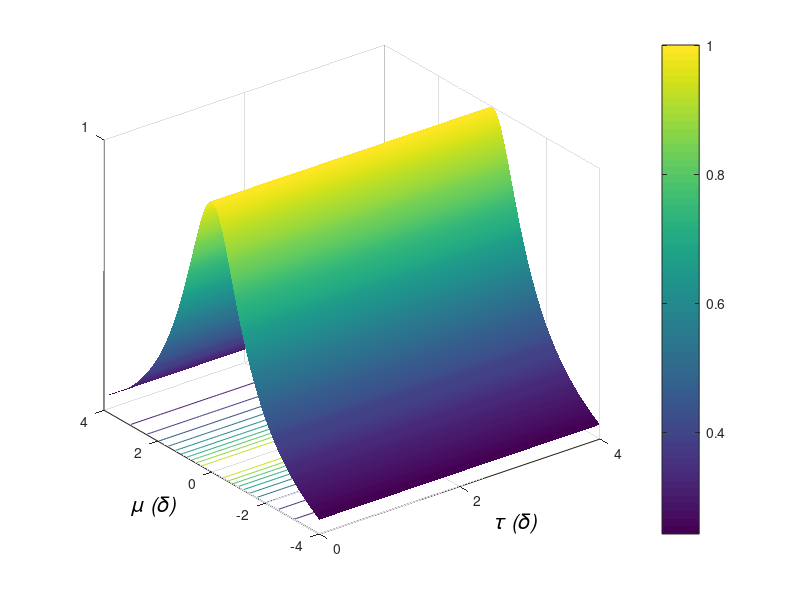

This chart was generated by the following MATLAB code: (Note: this script raises an error after producing the figure.)
 
delta = 1;
mu = linspace(-4, 4, 101);
tau = linspace(0, 4, 101);

[X, Y] = meshgrid(tau, mu);
M = (1./sqrt(1+Y.^2));

surfc(tau/delta, mu/delta, M);
shading interp;
xticks([0 2 4]); 
yticks([-4 -2 0 2 4]);
zticks([0 1]);
%zticklabels({'z = 0', 'z = 1'});
xlabel('\sl \tau (\delta)', 'FontSize', 15,'Color', 'k');
ylabel('\sl \mu (\delta)', 'FontSize', 15,'Color', 'k');
c = colorbar;
clim([0 1]);
c.Ticks = [0 1];
c.Label.String = '|M|';
d = listfonts;
disp(d);
c.Label.FontAngle = 'italic';
c.Label.FontName = 'Times New Roman';
%c.FontWeight = 'bold';
c.FontSize = 15;
box on;
grid off;

xLimits = xlim;
yLimits = ylim;

% Dibuja el marco negro
hold on
rectangle('Position', [xLimits(1), yLimits(1), ...
                       diff(xLimits), diff(yLimits)], ...
          'EdgeColor', 'k', 'LineWidth', 2)

title('$\mathrm{MP}(\mu_1 = \mu_2 = \mu)$', ...
      'Interpreter', 'latex', ...
      'FontSize', 15);
%title('MP (\mu_1 = \mu_2 = \mu)', 'FontSize', 13);











